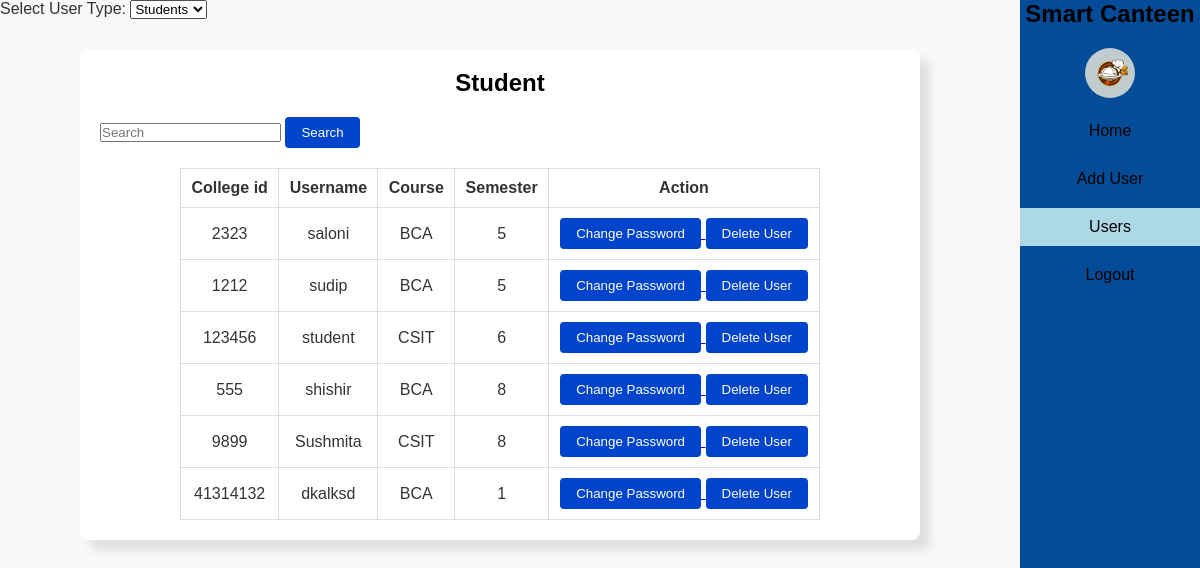
Before: /list_users with the older database file.
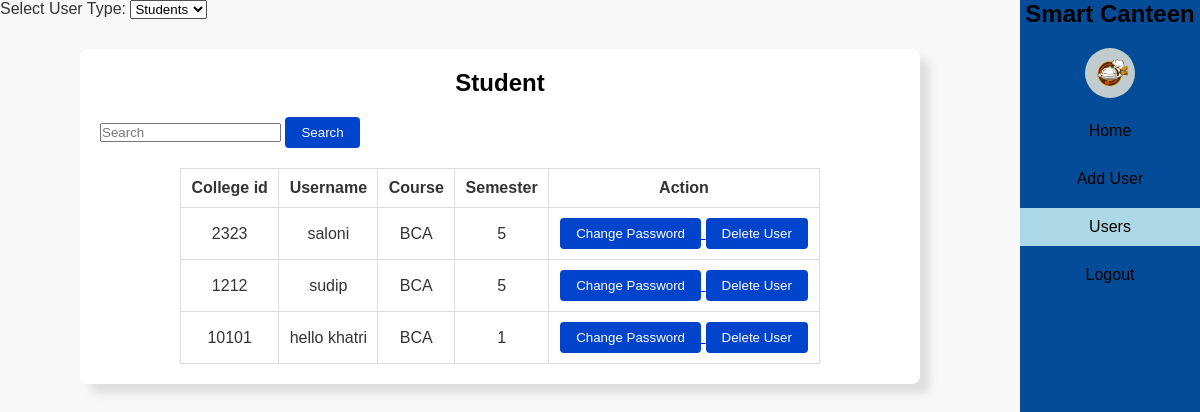
After: the same page with the newer database file.
### base/models.py (models this page shows, shortened)
class Student(models.Model):
    user = models.OneToOneField(CustomUser, on_delete=models.CASCADE)
    semester = models.IntegerField(choices=SEMESTER_CHOICES)
    course = models.ForeignKey(Course, on_delete=models.CASCADE)
    user_type = models.CharField(max_length=100, default="Student")
    class Meta:
        verbose_name = "Student"
        verbose_name_plural = "Students"

class CustomUser(AbstractUser):
    username = models.CharField(max_length=100)
    is_verified = models.BooleanField(default=False)
    college_id = models.IntegerField( unique=True)
    USERNAME_FIELD = (
        "college_id"
    )
    REQUIRED_FIELDS = [
        "username"
    ]
    class Meta:
        ordering = ["college_id"]

class Course(models.Model):
    name = models.CharField(max_length=100, unique=True)
    def __str__(self):
        return self.name

### base/views.py (the view)
# urls.py: path("list_users", list_users, name="list_users"),
def list_users(request):
    students = Student.objects.all().order_by("user__college_id")[:9]
    teachers = Administration.objects.filter(user_type="Teacher").order_by(
        "user__college_id"
    )[:7]
    staffs = Administration.objects.filter(user_type="Staff").order_by(
        "user__college_id"
    )[:7]
    students = Student.objects.all()
    courses = Course.objects.all()
    teacher_query = request.GET.get("search_teacher", "")
    student_query = request.GET.get("search_student", "")
    staff_query = request.GET.get("search_staff", "")
    if teacher_query:
        teachers = Administration.objects.filter(user_type="Teacher").filter(
            Q(user__college_id__icontains=teacher_query)
            | Q(user__username__icontains=teacher_query)
        )
    if student_query:
        students = Student.objects.filter(
            Q(user__college_id__icontains=student_query)
            | Q(user__username__icontains=student_query)
        )
    if staff_query:
        staffs = Administration.objects.filter(user_type="Staff").filter(
            Q(user__college_id__icontains=staff_query)
            | Q(user__username__icontains=staff_query)
        )
    courses = Course.objects.all()
    context = {
        "students": students,
        "teachers": teachers,
        "staffs": staffs,
        "courses": courses,
    }
    return render(request, "dashboards/admin/users_list.html", context)

### base/templates/dashboards/admin/users_list.html (shortened to what this page needs)
<!DOCTYPE html>
{% load static %}
<html>
<head>
  <link rel="stylesheet" type="text/css" href="{% static 'styles/styles1.css'%}">
</head>
<body>
  <div class="main">
    <div class="navbar">
        <nav>
          <ul>
            <li id="brand">
              <div id="brand">
                <h2>Smart Canteen</h2>
                <img
                  id="logo"
                  src="{%static 'images/icons/image.png'%}"
                  alt=""
                />
              </div>
            </li>
            <li><a href="{% url 'canteen_admin' %}">Home</a></li>
            <li><a href="{% url 'add_users'%}">Add User</a></li>
            <li>
              <a
                class="{% if request.path == '/list_users' %}active{% endif %}"
                href="{% url 'list_users'%}"
                >Users</a
              >
            </li>
            <li><a href="{% url 'logout' %}">Logout</a></li>
          </ul>
        </nav>
      </div>
    <div>
      <label for="user_type_select">Select User Type:</label>
      <select id="user_type_select">
        <option value="students">Students</option>
      </select>
    </div>
    <div class="students hidden">
      <div class="user-section">
        <h2>Student</h2>
        <div class="search-section">
          <form action="" method="get">
            <input type="text" name="search_student" placeholder="Search" />
            <button type="submit">Search</button>
          </form>
        </div>
        <div>
          <table>
            <tr>
              <th>College id</th>
              <th>Username</th>
              <th>Course</th>
              <th>Semester</th>
              <th>Action</th>
            </tr>
            {% for student in students %}
            <tr>
              <td>{{ student.user.college_id }}</td>
              <td>{{ student.user.username }}</td>
              <td>{{ student.course }}</td>
              <td>{{ student.semester }}</td>
              <td>
                <a href="{% url 'change_password' student.user.pk %}">
                  <button>Change Password</button>
                </a>
                <a href="{% url 'delete_user' student.user.pk %}">
                  <button>Delete User</button>
                </a>
              </td>
            </tr>
            {% endfor %}
          </table>
        </div>
      </div>
    </div>
  </div>
</body>
</html>

### static/styles/styles1.css (style rules this page uses)
body { font-family: inherit; background-color: #f8f8f8; color: #333; }
.navbar { background-color: #044c97; width: 180px; position: fixed; height: 100%; left: auto; top: 0; right: 0; }
.navbar nav ul { list-style-type: none; padding: 0; }
.navbar nav ul li { margin-bottom: 10px; text-align: center; }
.navbar nav ul li a { display: block; padding: 10px; text-decoration: none; color: black; }
.navbar nav ul li #brand { flex-direction: column; }
#logo { width: 50px; height: 50px; border-radius: 50%; }
.menu, .orders, .routine, .user-section, .user { width: 70%; margin: 30px 0 0 80px; background-color: #fff; padding: 20px; border-radius: 8px; box-shadow: 10px 10px 10px rgba(0, 0, 0, 0.1); }
h2 { text-align: center; margin-bottom: 20px; color: black; }
table { margin-top: 20px; width: 80%; border-collapse: collapse; margin-left: auto; margin-right: auto; }
th, td { padding: 10px; border: 1px solid #ddd; text-align: center; }
th { font-weight: bold; }
button { background-color: #0044cc; color: #fff; border: none; padding: 8px 16px; border-radius: 4px; cursor: pointer; }
* { margin: 0; padding: 0; font-family: 'Poppins', sans-serif; box-sizing: border-box; }

### base/templates/dashboards/admin/users_list.html (style rules this page uses)
.active { background-color: lightblue; }

Changed rows visible on the page:
removed Student: user.college_id "123456", user.username "student", course "CSIT", semester "6"
removed Student: user.college_id "555", user.username "shishir", course "BCA", semester "8"
removed Student: user.college_id "9899", user.username "Sushmita", course "CSIT", semester "8"
removed Student: user.college_id "41314132", user.username "dkalksd", course "BCA", semester "1"
added Student: user.college_id "10101", user.username "hello khatri", course "BCA", semester "1"
